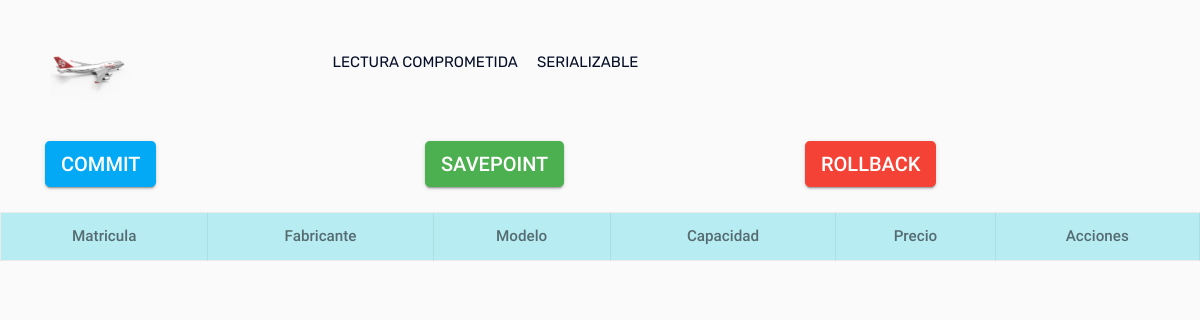
Before: /verAvionesSerializable.php with the older database file.
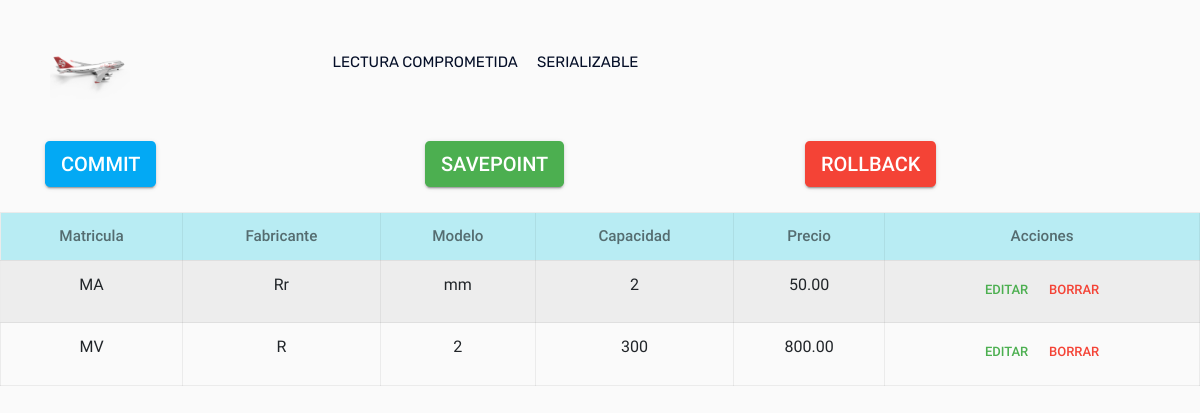
After: the same page with the newer database file.
### tables this page shows
CREATE TABLE `avion` (
  `idavion` int(11) NOT NULL,
  `matricula` varchar(100) NOT NULL,
  `fabricante` varchar(100) NOT NULL,
  `modelo` varchar(100) NOT NULL,
  `capacidad` int(100) NOT NULL,
  `precio` decimal(10,2) NOT NULL,
  `estado` varchar(60) NOT NULL
);

### verAvionesSerializable.php (the view, shortened to what this page needs)
<!DOCTYPE html>
<html>
<head>
    <link rel="stylesheet" href="css/bootstrap.min.css">
    <link rel="stylesheet" href="css/owl.carousel.min.css">
    <link rel="stylesheet" href="css/magnific-popup.css">
    <link rel="stylesheet" href="css/font-awesome.min.css">
    <link rel="stylesheet" href="css/themify-icons.css">
    <link rel="stylesheet" href="css/nice-select.css">
    <link rel="stylesheet" href="css/flaticon.css">
    <link rel="stylesheet" href="css/gijgo.css">
    <link rel="stylesheet" href="css/animate.css">
    <link rel="stylesheet" href="css/slick.css">
    <link rel="stylesheet" href="css/slicknav.css">
    <link rel="stylesheet" href="https://ajax.googleapis.com/ajax/libs/jqueryui/1.11.2/themes/smoothness/jquery-ui.css">
    <link rel="stylesheet" href="css/style.css">
    <link rel="stylesheet" type="text/css" href="librerias/font-awesome/css/font-awesome.css">
    <link rel="stylesheet" type="text/css" href="librerias/materialbootstrap/materialicons.css">
    <link rel="stylesheet" type="text/css" href="librerias/materialbootstrap/bootstrap-material-design.css">
    <link rel="stylesheet" type="text/css" href="librerias/alertify/css/themes/default.css">
    <link rel="stylesheet" type="text/css" href="librerias/alertify/css/alertify.css">
    <link rel="stylesheet" type="text/css" href="librerias/alertify/alertify.min.js">
   <link rel="stylesheet" type="text/css" href="plugins/animate.css/animate.css">
   <link rel="stylesheet" type="text/css" href="plugins/sweetAlert2/sweetalert2.min.css">
</head>
<body>
<?php include_once('barraNavegacion.php') ?>
<div class="container">
  <div class="row">
    <div class="col-md-4">
      <button type="" class="btn btn-primary btn btn-raised btn-info btn-lg">Commit</button>
    </div>
     <div class="col-md-4">
       <button type="" class="btn btn-primary btn btn-raised btn-success btn-lg">SavePoint</button>
    </div>
     <div class="col-md-4">
      <button type=""  class="btn btn-primary btn btn-raised btn-danger btn-lg">Rollback</button>
    </div>
  </div>
</div>
               <table class="table table-bordered table-striped text-center" style="margin-top:20px;">
                  <thead>
                  <tr class="table-info">
                     <th>Matricula</th>
                     <th>Fabricante</th>
                     <th>Modelo</th>
                     <th>Capacidad</th>
                     <th>Precio</th>
                     <th>Acciones</th>
                 </tr>
           </thead>
       <tbody>
     <?php
    include_once'conexion.php';
    $ver=$connect->query("SELECT * FROM avion ");
     while($row = mysqli_fetch_array($ver)) {
    ?>
          <tr>
                     <td><?php echo $row['matricula'];?></td>
                     <td><?php echo $row['fabricante'];?></td>
                     <td><?php echo $row['modelo'];?></td>
                     <td><?php echo $row['capacidad'];?></td>
                     <td><?php echo $row['precio'];?></td>
                    <td>
                       <a href="editarAvionSerializable.php?ir=<?php echo $row['idavion'];?>" class="btn btn-success btn-sm"><span class="glyphicon glyphicon-edit"></span>
                        Editar
                       </a>
                      <a href="#" class="btn btn-danger btn-sm"><span class="glyphicon glyphicon-trash"></span> Borrar</a>
                    </td>
                    <?php
                }
                    ?>
          </tr>
        </tbody>
      </table>
</body>
</html>

### barraNavegacion.php (shortened to what this page needs)
<div class="container-fluid">
    <header>
        <div class="header-area ">
            <div id="sticky-header" class="main-header-area">
                <div class="container-fluid">
                    <div class="header_bottom_border">
                        <div class="row align-items-center">
                             <div class="col-md-3">
                                <div class="logo">
                                    <a href="inicio.php">
                                        <img src="img/avion.png" width="80" height="80">
                                    </a>
                                </div>
                            </div>
                            <div class="col-md-9">
                                <div class="main-menu  d-none d-lg-block ">
                                    <nav>
                                        <ul id="navigation">
                                            <li><a href="vistaLecturaComprometida.php">LECTURA COMPROMETIDA<i class=""></i></a>
                                            </li>
                                            <li><a href="vistaSerializable.php">SERIALIZABLE<i class=""></i></a>
                                            </li>
                                        </ul>
                                    </nav>
                                </div>
                            </div>
                            <div class="col-12">
                            </div>
                        </div>
                    </div>
                </div>
            </div>
        </div>
    </header>
        </div>

Changed rows visible on the page:
added avion: matricula "MA", fabricante "Rr", modelo "mm", capacidad "2", precio "50.00"
added avion: matricula "MV", fabricante "R", modelo "2", capacidad "300", precio "800.00"
